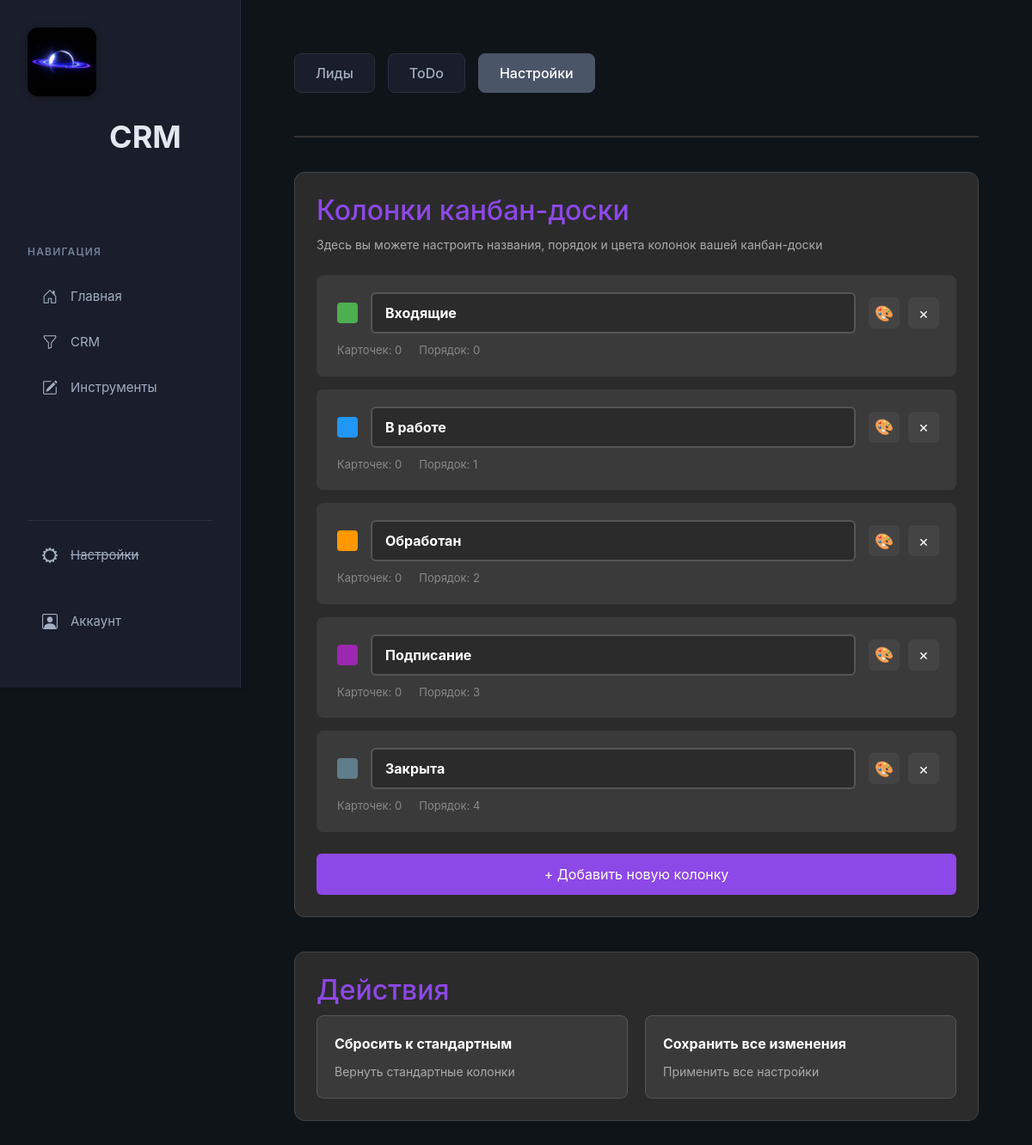
Page /crm/settings/ (signed in) on the committed database.
### crm/models.py (models this page shows, shortened)
class KanbanColumn(models.Model):
    user = models.ForeignKey(User, on_delete=models.CASCADE, related_name='kanban_columns', null=True, blank=True)
    title = models.CharField(max_length=50)
    color = models.CharField(max_length=20, default="#2b2b2b")
    order = models.PositiveIntegerField(default=0)
    class Meta:
        ordering = ['order']

### crm/views.py (the view)
# urls.py: path('settings/', views.crm_settings, name='crm_settings'),
@login_required
def crm_settings(request):
    columns = KanbanColumn.objects.filter(user=request.user).prefetch_related('leads').all()
    color_palette = [
        '#94A3B8', '#64748B', '#475569', '#334155',  # Серо-синие
        '#6B7280', '#9CA3AF', '#D1D5DB',             # Серые
        '#7C3AED', '#8B5CF6', '#A78BFA',             # Фиолетовые
        '#3B82F6', '#60A5FA', '#93C5FD',             # Синие
        '#10B981', '#34D399', '#6EE7B7',             # Зеленые
        '#F59E0B', '#FBBF24', '#FCD34D',             # Желтые
        '#EF4444', '#F87171', '#FCA5A5',             # Красные
    ]
    return render(request, 'crm/settings.html', {
        'columns': columns,
        'color_palette': color_palette
    })

### crm/templates/crm/settings.html (shortened to what this page needs)
{% extends 'main/layout.html' %}
{% load static %}
{% block content %}
<div class="crm-settings-page">
    <div class="settings-header">
        <div class="crm-header">
            <a href="{% url 'crm_page' %}"><button class="crm-btn">Лиды</button></a>
            <button class="crm-btn">ToDo</button>
            <a href="{% url 'crm_settings' %}"><button class="crm-btn active">Настройки</button></a>
        </div>
    </div>
    <div class="settings-sections">
        <div class="settings-section">
            <h2>Колонки канбан-доски</h2>
            <div class="settings-description">
                Здесь вы можете настроить названия, порядок и цвета колонок вашей канбан-доски
            </div>
            <div class="columns-list" id="columnsList">
                {% for column in columns %}
                <div class="column-item" data-column-id="{{ column.id }}">
                    <div class="column-item-header">
                        <div class="column-color" style="background-color: {{ column.color }};"></div>
                        <input type="text" class="column-title-input" value="{{ column.title }}"
                               data-original="{{ column.title }}" maxlength="50">
                        <div class="column-actions">
                            <button class="btn-color-picker" onclick="openColorPicker({{ column.id }})"
                                    title="Выбрать цвет">
                                🎨
                            </button>
                            <button class="btn-delete-column" onclick="deleteColumn({{ column.id }})"
                                    title="Удалить колонку">
                                ×
                            </button>
                        </div>
                    </div>
                    <div class="column-item-meta">
                        <span class="column-lead-count">Карточек: {{ column.leads.count }}</span>
                        <span class="column-order">Порядок: {{ column.order }}</span>
                    </div>
                </div>
                {% endfor %}
            </div>
            <div class="form-group">
                <button class="btn-add-column" onclick="addNewColumn()">
                    + Добавить новую колонку
                </button>
            </div>
        </div>
        <div class="settings-section">
            <h2>Действия</h2>
            <div class="actions-grid">
                <button class="btn-action" onclick="resetToDefault()">
                    <span class="action-title">Сбросить к стандартным</span>
                    <span class="action-desc">Вернуть стандартные колонки</span>
                </button>
                <button class="btn-action" onclick="saveAllChanges()">
                    <span class="action-title">Сохранить все изменения</span>
                    <span class="action-desc">Применить все настройки</span>
                </button>
            </div>
        </div>
    </div>
</div>
{% endblock %}

### main/static/main/css/main.css (style rules this page uses)
* { margin: 0; padding: 0; box-sizing: border-box; }
body { background: #0f1419; font-family: 'Inter', -apple-system, BlinkMacSystemFont, 'Segoe UI', 'Roboto', sans-serif; min-height: 100vh; display: flex; }
a { text-decoration: none; color: inherit; }
.crm-header { display: flex; gap: 15px; margin-bottom: 30px; }
.crm-btn { background: #1a1d2b; color: #a0aec0; border: 1px solid #2a2f3d; padding: 10px 24px; border-radius: 8px; cursor: pointer; font-weight: 500; transition: all 0.2s ease; }
.crm-btn.active { background: #4a5568; border-color: #4a5568; color: #fff; }

### main/templates/main/layout.html (style rules this page uses)
a { text-decoration: none; }

### crm/templates/crm/settings.html (style rules this page uses)
.crm-settings-page { padding: 30px; max-width: 1200px; margin: 0 auto; }
.settings-header { display: flex; justify-content: space-between; align-items: center; margin-bottom: 40px; padding-bottom: 20px; border-bottom: 2px solid #333; }
.settings-sections { display: flex; flex-direction: column; gap: 40px; }
.settings-section { background: #2b2b2b; border-radius: 12px; padding: 25px; border: 1px solid #444; }
.settings-section h2 { color: #8d48e8; margin-top: 0; margin-bottom: 10px; }
.settings-description { color: #aaa; margin-bottom: 25px; font-size: 14px; }
.columns-list { display: flex; flex-direction: column; gap: 15px; margin-bottom: 25px; }
.column-item { background: #3a3a3a; border-radius: 8px; padding: 20px; border-left: 4px solid transparent; transition: all 0.3s; }
.column-item-header { display: flex; align-items: center; gap: 15px; margin-bottom: 10px; }
.column-color { width: 24px; height: 24px; border-radius: 4px; flex-shrink: 0; }
.column-title-input { flex: 1; background: #2b2b2b; border: 2px solid #555; border-radius: 6px; color: white; padding: 10px 15px; font-size: 16px; font-weight: bold; outline: none; transition: border 0.3s; }
.column-actions { display: flex; gap: 10px; flex-shrink: 0; }
.btn-color-picker, .btn-delete-column { background: #444; border: none; color: white; width: 36px; height: 36px; border-radius: 6px; cursor: pointer; font-size: 18px; display: flex; align-items: center; justify-content: center; transition: background 0.3s; }
.column-item-meta { display: flex; gap: 20px; font-size: 13px; color: #888; }
.btn-add-column { background: #8d48e8; color: white; border: none; padding: 12px 24px; border-radius: 6px; cursor: pointer; font-size: 16px; width: 100%; transition: background 0.3s; }
.actions-grid { display: grid; grid-template-columns: repeat(auto-fit, minmax(250px, 1fr)); gap: 20px; }
.btn-action { background: #3a3a3a; border: 1px solid #555; border-radius: 8px; padding: 20px; cursor: pointer; text-align: left; transition: all 0.3s; display: flex; flex-direction: column; gap: 10px; }
.action-title { font-weight: bold; color: white; font-size: 16px; }
.action-desc { color: #aaa; font-size: 14px; }

### rows in the picture
KanbanColumn: title "Входящие", leads.count "0", order "0"
KanbanColumn: title "В работе", leads.count "0", order "1"
KanbanColumn: title "Обработан", leads.count "0", order "2"
KanbanColumn: title "Подписание", leads.count "0", order "3"
KanbanColumn: title "Закрыта", leads.count "0", order "4"
